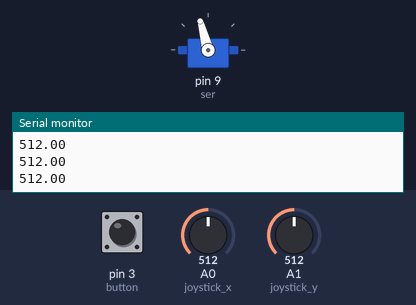
Bench run of a sketch on a simulated Arduino Uno, built with avr-gcc and run on an emulated ATmega328P. Shown: servo, the last lines printed to the serial monitor. The inputs (shaded band) are chosen by the test bench; at power-on: A0 (joystick_x) = 512, pin 3 (button) HIGH, A1 (joystick_y) = 512.

Above: at 1.2 s.
1.3 s: A0 (joystick_x) set to 716
At 2.5 s:
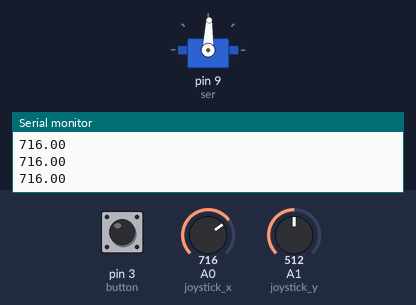
2.8 s: A0 (joystick_x) set to 900
At 3.6 s:
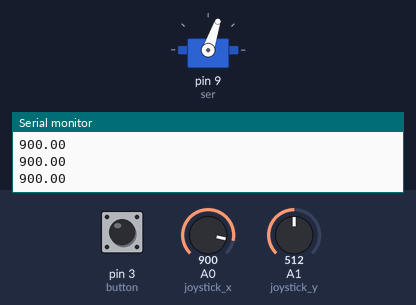
4.3 s: A0 (joystick_x) set to 122
At 4.6 s:
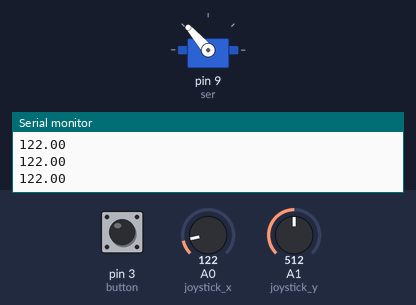
5.8 s: A0 (joystick_x) set to 0
At 7.0 s:
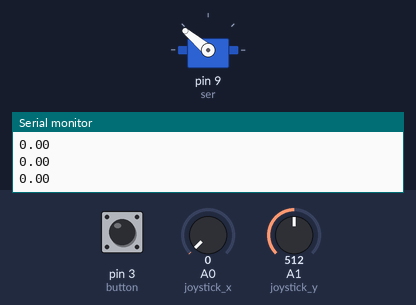
7.3 s: A0 (joystick_x) set to 500
At 8.2 s:
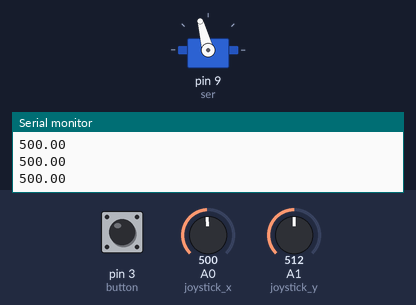
Timing chart, 0 to 9.8 s (numbered marks = the images above; inputs shaded):
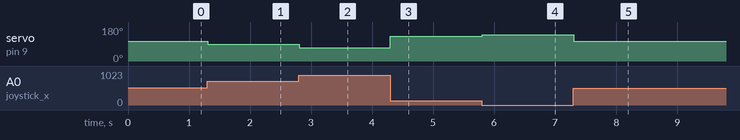

Measured:
- after the input at 1.3 s, servo on pin 9 (ser): 105° → 88° at once
- after the input at 2.8 s, servo on pin 9 (ser): 88° → 71° at once
- after the input at 4.3 s, servo on pin 9 (ser): 71° → 131° at once
- after the input at 5.8 s, servo on pin 9 (ser): 131° → 140° at once
- after the input at 7.3 s, servo on pin 9 (ser): 140° → 105° at once

The sketch:

servo.ino
```cpp
#include <Servo.h>

Servo ser;

  int joystick_x = A0;
  int joystick_y = A1;
  int button = 3;


void setup() {
  // put your setup code here, to run once:
  pinMode (joystick_x, INPUT);
  pinMode (joystick_y, INPUT);
  pinMode(button, INPUT);

  ser.attach(9);

  digitalWrite(button, HIGH);
  ser.write(105);

  Serial.begin(9600);
}

void loop() {
  // put your main code here, to run repeatedly:
  float x, y;
  int knopf;
  float z = 0.00;
  x = analogRead(joystick_x);
  y = analogRead(joystick_y);
  knopf = digitalRead(button);


  if (x > 533)
  {
      //z=((x-523)*0.36);
      z=154-(9*x/98);
      ser.write(z);
  }
  else if(x<490){

    z=140-(x/14);
    ser.write(z);
  }
  else
  {
    ser.write(105);
  }


  Serial.println(x);


}
```
